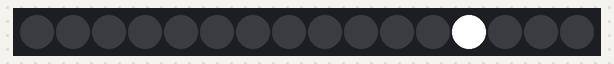
A sketch run on a simulated Arduino Uno, built with avr-gcc and run on an emulated ATmega328P. Parts: 16 RGB LEDs in strip order, left to right. Dim RGB values are drawn brighter than linear; random numbers use the default seed unless the sketch sets one.

Above: at 1.48 s.
At 4.42 s:
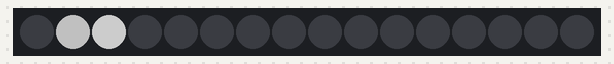
At 8.31 s:
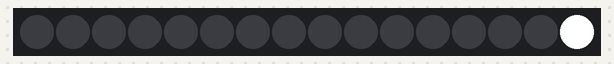
At 17.55 s:
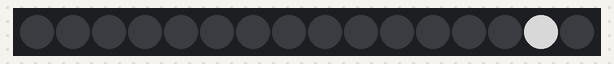
At 27.15 s:
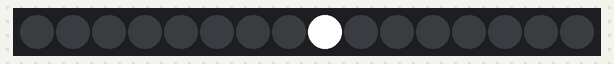
At 37.74 s:
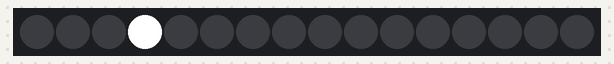

The sketch:

tlc5940_cameras.ino
```cpp
#include "Tlc5940.h"

void setup()
{
  Tlc.init();
}

   int fades[16]={0,0,0,0,0,0,0,0,0,0,0,0,0,0,0,0};
   int speeds[16]={0,0,0,0,0,0,0,0,0,0,0,0,0,0,0,0};
   int ticks=0;

void loop()
{
  int i,hit;

  while (1){
   Tlc.clear();

   if (ticks <=0){
    hit=random(16);
    fades[hit]=4095;
    speeds[hit]=random(64,320);

    ticks=random(75);
   }

    for (i=0;i<16;i++){
      Tlc.set(i, fades[i]);
      if (fades[i]>=speeds[i]){
        fades[i]+=-speeds[i];
      }else{
        fades[i]=0;
      }
    }


    Tlc.update();
    delay(5);
    ticks+=-1;

  }

}
```
